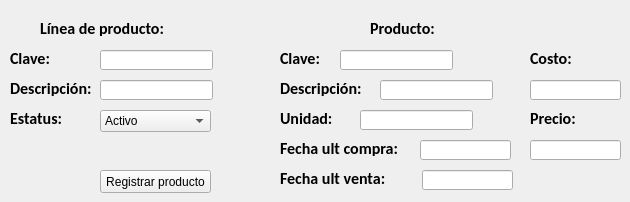
        <widget class="QWidget" name="tab_19">
         <attribute name="title">
          <string>Registro de productos</string>
         </attribute>
         <widget class="QLabel" name="nombre_cte_gest_sald_6">
          <property name="enabled">
           <bool>true</bool>
          </property>
          <property name="geometry">
           <rect>
            <x>40</x>
            <y>20</y>
            <width>141</width>
            <height>16</height>
           </rect>
          </property>
          <property name="font">
           <font>
            <family>Calibri</family>
            <pointsize>12</pointsize>
            <weight>75</weight>
            <bold>true</bold>
           </font>
          </property>
          <property name="text">
           <string>Línea de producto:</string>
          </property>
         </widget>
         <widget class="QLabel" name="nombre_cte_gest_sald_7">
          <property name="enabled">
           <bool>true</bool>
          </property>
          <property name="geometry">
           <rect>
            <x>370</x>
            <y>20</y>
            <width>81</width>
            <height>16</height>
           </rect>
          </property>
          <property name="font">
           <font>
            <family>Calibri</family>
            <pointsize>12</pointsize>
            <weight>75</weight>
            <bold>true</bold>
           </font>
          </property>
          <property name="text">
           <string>Producto:</string>
          </property>
         </widget>
         <widget class="QLabel" name="nombre_cte_gest_sald_8">
          <property name="enabled">
           <bool>true</bool>
          </property>
          <property name="geometry">
           <rect>
            <x>10</x>
            <y>80</y>
            <width>91</width>
            <height>16</height>
           </rect>
          </property>
          <property name="font">
           <font>
            <family>Calibri</family>
            <pointsize>12</pointsize>
            <weight>75</weight>
            <bold>true</bold>
           </font>
          </property>
          <property name="text">
           <string>Descripción:</string>
          </property>
         </widget>
         <widget class="QLabel" name="nombre_cte_gest_sald_9">
          <property name="enabled">
           <bool>true</bool>
          </property>
          <property name="geometry">
           <rect>
            <x>10</x>
            <y>50</y>
            <width>61</width>
            <height>16</height>
           </rect>
          </property>
          <property name="font">
           <font>
            <family>Calibri</family>
            <pointsize>12</pointsize>
            <weight>75</weight>
            <bold>true</bold>
           </font>
          </property>
          <property name="text">
           <string>Clave:</string>
          </property>
         </widget>
         <widget class="QLabel" name="nombre_cte_gest_sald_10">
          <property name="enabled">
           <bool>true</bool>
          </property>
          <property name="geometry">
           <rect>
            <x>10</x>
            <y>110</y>
            <width>71</width>
            <height>16</height>
           </rect>
          </property>
          <property name="font">
           <font>
            <family>Calibri</family>
            <pointsize>12</pointsize>
            <weight>75</weight>
            <bold>true</bold>
           </font>
          </property>
          <property name="text">
           <string>Estatus:</string>
          </property>
         </widget>
         <widget class="QLabel" name="nombre_cte_gest_sald_11">
          <property name="enabled">
           <bool>true</bool>
          </property>
          <property name="geometry">
           <rect>
            <x>280</x>
            <y>50</y>
            <width>61</width>
            <height>16</height>
           </rect>
          </property>
          <property name="font">
           <font>
            <family>Calibri</family>
            <pointsize>12</pointsize>
            <weight>75</weight>
            <bold>true</bold>
           </font>
          </property>
          <property name="text">
           <string>Clave:</string>
          </property>
         </widget>
         <widget class="QLabel" name="nombre_cte_gest_sald_12">
          <property name="enabled">
           <bool>true</bool>
          </property>
          <property name="geometry">
           <rect>
            <x>280</x>
            <y>80</y>
            <width>91</width>
            <height>16</height>
           </rect>
          </property>
          <property name="font">
           <font>
            <family>Calibri</family>
            <pointsize>12</pointsize>
            <weight>75</weight>
            <bold>true</bold>
           </font>
          </property>
          <property name="text">
           <string>Descripción:</string>
          </property>
         </widget>
         <widget class="QLabel" name="nombre_cte_gest_sald_13">
          <property name="enabled">
           <bool>true</bool>
          </property>
          <property name="geometry">
           <rect>
            <x>280</x>
            <y>110</y>
            <width>61</width>
            <height>16</height>
           </rect>
          </property>
          <property name="font">
           <font>
            <family>Calibri</family>
            <pointsize>12</pointsize>
            <weight>75</weight>
            <bold>true</bold>
           </font>
          </property>
          <property name="text">
           <string>Unidad:</string>
          </property>
         </widget>
         <widget class="QLabel" name="nombre_cte_gest_sald_14">
          <property name="enabled">
           <bool>true</bool>
          </property>
          <property name="geometry">
           <rect>
            <x>280</x>
            <y>140</y>
            <width>131</width>
            <height>16</height>
           </rect>
          </property>
          <property name="font">
           <font>
            <family>Calibri</family>
            <pointsize>12</pointsize>
            <weight>75</weight>
            <bold>true</bold>
           </font>
          </property>
          <property name="text">
           <string>Fecha ult compra:</string>
          </property>
         </widget>
         <widget class="QLabel" name="nombre_cte_gest_sald_15">
          <property name="enabled">
           <bool>true</bool>
          </property>
          <property name="geometry">
           <rect>
            <x>280</x>
            <y>170</y>
            <width>111</width>
            <height>16</height>
           </rect>
          </property>
          <property name="font">
           <font>
            <family>Calibri</family>
            <pointsize>12</pointsize>
            <weight>75</weight>
            <bold>true</bold>
           </font>
          </property>
          <property name="text">
           <string>Fecha ult venta:</string>
          </property>
         </widget>
         <widget class="QLabel" name="nombre_cte_gest_sald_16">
          <property name="enabled">
           <bool>true</bool>
          </property>
          <property name="geometry">
           <rect>
            <x>530</x>
            <y>50</y>
            <width>51</width>
            <height>16</height>
           </rect>
          </property>
          <property name="font">
           <font>
            <family>Calibri</family>
            <pointsize>12</pointsize>
            <weight>75</weight>
            <bold>true</bold>
           </font>
          </property>
          <property name="text">
           <string>Costo:</string>
          </property>
         </widget>
         <widget class="QLineEdit" name="celda_clave_linea_producto">
          <property name="enabled">
           <bool>true</bool>
          </property>
          <property name="geometry">
           <rect>
            <x>100</x>
            <y>50</y>
            <width>113</width>
            <height>20</height>
           </rect>
          </property>
         </widget>
         <widget class="QLineEdit" name="celda_desc_linea_producto">
          <property name="enabled">
           <bool>true</bool>
          </property>
          <property name="geometry">
           <rect>
            <x>100</x>
            <y>80</y>
            <width>113</width>
            <height>20</height>
           </rect>
          </property>
         </widget>
         <widget class="QLineEdit" name="celda_registro_producto">
          <property name="enabled">
           <bool>true</bool>
          </property>
          <property name="geometry">
           <rect>
            <x>340</x>
            <y>50</y>
            <width>113</width>
            <height>20</height>
           </rect>
          </property>
         </widget>
         <widget class="QLineEdit" name="celda_registro_desc">
          <property name="enabled">
           <bool>true</bool>
          </property>
          <property name="geometry">
           <rect>
            <x>380</x>
            <y>80</y>
            <width>113</width>
            <height>20</height>
           </rect>
          </property>
         </widget>
         <widget class="QLineEdit" name="celda_registro_unidad">
          <property name="enabled">
           <bool>true</bool>
          </property>
          <property name="geometry">
           <rect>
            <x>360</x>
            <y>110</y>
            <width>113</width>
            <height>20</height>
           </rect>
          </property>
         </widget>
         <widget class="QLineEdit" name="celda_registro_fecha_compra">
          <property name="enabled">
           <bool>true</bool>
          </property>
          <property name="geometry">
           <rect>
            <x>420</x>
            <y>140</y>
            <width>91</width>
            <height>20</height>
           </rect>
          </property>
         </widget>
         <widget class="QLineEdit" name="celda_registro_fecha_venta">
          <property name="enabled">
           <bool>true</bool>
          </property>
          <property name="geometry">
           <rect>
            <x>422</x>
            <y>170</y>
            <width>91</width>
            <height>20</height>
           </rect>
          </property>
         </widget>
         <widget class="QLineEdit" name="celda_registro_costo">
          <property name="enabled">
           <bool>true</bool>
          </property>
          <property name="geometry">
           <rect>
            <x>530</x>
            <y>80</y>
            <width>91</width>
            <height>20</height>
           </rect>
          </property>
         </widget>
         <widget class="QPushButton" name="boton_reg_producto">
          <property name="enabled">
           <bool>true</bool>
          </property>
          <property name="geometry">
           <rect>
            <x>100</x>
            <y>170</y>
            <width>111</width>
            <height>23</height>
           </rect>
          </property>
          <property name="text">
           <string>Registrar producto</string>
          </property>
         </widget>
         <widget class="QLineEdit" name="celda_precio_product">
          <property name="enabled">
           <bool>true</bool>
          </property>
          <property name="geometry">
           <rect>
            <x>530</x>
            <y>140</y>
            <width>91</width>
            <height>20</height>
           </rect>
          </property>
         </widget>
         <widget class="QLabel" name="nombre_cte_gest_sald_17">
          <property name="enabled">
           <bool>true</bool>
          </property>
          <property name="geometry">
           <rect>
            <x>530</x>
            <y>110</y>
            <width>51</width>
            <height>16</height>
           </rect>
          </property>
          <property name="font">
           <font>
            <family>Calibri</family>
            <pointsize>12</pointsize>
            <weight>75</weight>
            <bold>true</bold>
           </font>
          </property>
          <property name="text">
           <string>Precio:</string>
          </property>
         </widget>
         <widget class="QComboBox" name="combo_estatus_producto_linea">
          <property name="enabled">
           <bool>true</bool>
          </property>
          <property name="geometry">
           <rect>
            <x>100</x>
            <y>110</y>
            <width>111</width>
            <height>22</height>
           </rect>
          </property>
          <item>
           <property name="text">
            <string>Activo</string>
           </property>
          </item>
          <item>
           <property name="text">
            <string>Inactivo</string>
           </property>
          </item>
         </widget>
        </widget>
